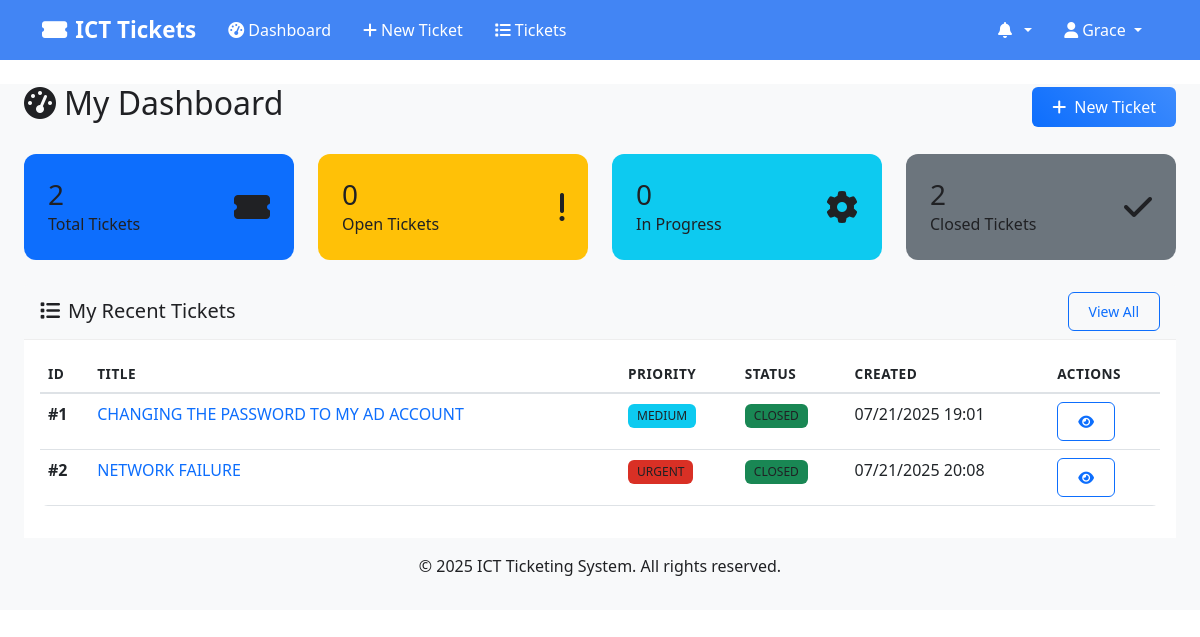
The app's page /dashboard (signed in) with its own data.
### models.py (models this page shows, shortened)
class User(UserMixin, db.Model):
    __tablename__ = 'users'
    id = db.Column(db.Integer, primary_key=True)
    username = db.Column(db.String(80), unique=True, nullable=False)
    email = db.Column(db.String(120), unique=True, nullable=False)
    phone = db.Column(db.String(20), nullable=True)
    password_hash = db.Column(db.String(256), nullable=False)
    first_name = db.Column(db.String(50), nullable=False)
    last_name = db.Column(db.String(50), nullable=False)
    role = db.Column(db.String(20), nullable=False)  # 'user', 'tech', 'admin'
    department_id = db.Column(db.Integer, db.ForeignKey('departments.id'), nullable=True)
    is_active = db.Column(db.Boolean, default=True)
    created_at = db.Column(db.DateTime, default=datetime.utcnow)
    updated_at = db.Column(db.DateTime, default=datetime.utcnow, onupdate=datetime.utcnow)
    department = db.relationship('Department', backref='users')
    created_tickets = db.relationship('Ticket', foreign_keys='Ticket.created_by_id', backref='creator')
    @property
    def full_name(self):
        return f"{self.first_name} {self.last_name}"

class Ticket(db.Model):
    __tablename__ = 'tickets'
    id = db.Column(db.Integer, primary_key=True)
    title = db.Column(db.String(200), nullable=False)
    description = db.Column(db.Text, nullable=False)
    priority = db.Column(db.String(10), nullable=False)  # 'URGENT', 'HIGH', 'MEDIUM', 'LOW'
    status = db.Column(db.String(20), default='OPEN')  # 'OPEN', 'IN_PROGRESS', 'RESOLVED', 'CLOSED'
    category = db.Column(db.String(50), nullable=True)
    location = db.Column(db.String(100), nullable=True)
    unit = db.Column(db.String(50), nullable=True)  # For SWA departments (USHR, LSHR)
    created_by_id = db.Column(db.Integer, db.ForeignKey('users.id'), nullable=False)
    assigned_to_ids = db.Column(db.Text, nullable=True)  # Store comma-separated IDs for multiple assignments
    created_at = db.Column(db.DateTime, default=datetime.utcnow)
    updated_at = db.Column(db.DateTime, default=datetime.utcnow, onupdate=datetime.utcnow)
    resolved_at = db.Column(db.DateTime, nullable=True)
    closed_at = db.Column(db.DateTime, nullable=True)
    due_date = db.Column(db.DateTime, nullable=True)
    comments = db.relationship('TicketComment', backref='ticket', cascade='all, delete-orphan')
    notifications = db.relationship('Notification', backref='ticket', cascade='all, delete-orphan')
    @property
    def priority_color(self):
        colors = {
            'URGENT': 'danger',
            'HIGH': 'warning',
            'MEDIUM': 'info',
            'LOW': 'success'
        }
        return colors.get(self.priority, 'secondary')
    @property
    def status_color(self):
        colors = {
            'OPEN': 'primary',
            'IN_PROGRESS': 'warning',
            'RESOLVED': 'info',
            'CLOSED': 'success'
        }
        return colors.get(self.status, 'secondary')

### routes.py (the view, shortened to what this page needs)
@app.route('/dashboard')
@login_required
def dashboard():
    stats = get_ticket_stats()
    if current_user.role == 'admin':
        recent_tickets = Ticket.query.order_by(Ticket.created_at.desc()).limit(5).all()
        unread_notifications = Notification.query.filter_by(user_id=current_user.id, is_read=False).count()
        return render_template('dashboard_admin.html',
                             stats=stats,
                             recent_tickets=recent_tickets,
                             unread_notifications=unread_notifications,
                             User=User, Ticket=Ticket, Department=Department)
    else:
        my_tickets = Ticket.query.filter_by(created_by_id=current_user.id).all()
        unread_notifications = Notification.query.filter_by(user_id=current_user.id, is_read=False).count()
        return render_template('dashboard_user.html',
                             my_tickets=my_tickets,
                             unread_notifications=unread_notifications)

### templates/dashboard_user.html (shortened to what this page needs)
{% extends "base.html" %}
{% block content %}
<div class="container-fluid">
    <div class="row">
        <div class="col-12">
            <div class="d-flex justify-content-between align-items-center mb-4">
                <h2><i class="fas fa-tachometer-alt me-2"></i>My Dashboard</h2>
                <a href="{{ url_for('create_ticket') }}" class="btn btn-primary">
                    <i class="fas fa-plus me-2"></i>New Ticket
                </a>
            </div>
        </div>
    </div>
    <div class="row mb-4">
        <div class="col-md-3">
            <div class="card dashboard-card-total h-100 text-white rounded-3 p-3">
                <div class="card-body">
                    <div class="d-flex align-items-center">
                        <div class="flex-grow-1">
                            <h3 class="mb-0">{{ my_tickets|length }}</h3>
                            <p class="mb-0">Total Tickets</p>
                        </div>
                        <i class="fas fa-ticket-alt fs-2"></i>
                    </div>
                </div>
            </div>
        </div>
        <div class="col-md-3">
            <div class="card dashboard-card-open h-100 text-white rounded-3 p-3">
                <div class="card-body">
                    <div class="d-flex align-items-center">
                        <div class="flex-grow-1">
                            <h3 class="mb-0">{{ my_tickets|selectattr('status', 'equalto', 'OPEN')|list|length }}</h3>
                            <p class="mb-0">Open Tickets</p>
                        </div>
                        <i class="fas fa-exclamation fs-2"></i>
                    </div>
                </div>
            </div>
        </div>
        <div class="col-md-3">
            <div class="card dashboard-card-inprogress h-100 text-white rounded-3 p-3">
                <div class="card-body">
                    <div class="d-flex align-items-center">
                        <div class="flex-grow-1">
                            <h3 class="mb-0">{{ my_tickets|selectattr('status', 'equalto', 'IN_PROGRESS')|list|length }}</h3>
                            <p class="mb-0">In Progress</p>
                        </div>
                        <i class="fas fa-cog fs-2"></i>
                    </div>
                </div>
            </div>
        </div>
        <div class="col-md-3">
            <div class="card dashboard-card-closed h-100 text-white rounded-3 p-3">
                <div class="card-body">
                    <div class="d-flex align-items-center">
                        <div class="flex-grow-1">
                            <h3 class="mb-0">{{ my_tickets|selectattr('status', 'equalto', 'CLOSED')|list|length }}</h3>
                            <p class="mb-0">Closed Tickets</p>
                        </div>
                        <i class="fas fa-check fs-2"></i>
                    </div>
                </div>
            </div>
        </div>
    </div>
    <div class="row">
        <div class="col-12">
            <div class="card">
                <div class="card-header d-flex justify-content-between align-items-center">
                    <h5 class="mb-0"><i class="fas fa-list me-2"></i>My Recent Tickets</h5>
                    <a href="{{ url_for('list_tickets') }}" class="btn btn-outline-primary btn-sm">View All</a>
                </div>
                <div class="card-body">
                    {% if my_tickets %}
                    <div class="table-responsive">
                        <table class="table table-hover">
                            <thead>
                                <tr>
                                    <th>ID</th>
                                    <th>Title</th>
                                    <th>Priority</th>
                                    <th>Status</th>
                                    <th>Created</th>
                                    <th>Actions</th>
                                </tr>
                            </thead>
                            <tbody>
                                {% for ticket in my_tickets[:10] %}
                                <tr>
                                    <td><strong>#{{ ticket.id }}</strong></td>
                                    <td>
                                        <a href="{{ url_for('view_ticket', ticket_id=ticket.id) }}" class="text-decoration-none">
                                            {{ ticket.title }}
                                        </a>
                                    </td>
                                    <td>
                                        <span class="badge bg-{{ ticket.priority_color }}">
                                            {{ ticket.priority }}
                                        </span>
                                    </td>
                                    <td>
                                        <span class="badge bg-{{ ticket.status_color }}">
                                            {{ ticket.status.replace('_', ' ') }}
                                        </span>
                                    </td>
                                    <td>{{ ticket.created_at.strftime('%m/%d/%Y %H:%M') }}</td>
                                    <td>
                                        <a href="{{ url_for('view_ticket', ticket_id=ticket.id) }}"
                                           class="btn btn-sm btn-outline-primary">
                                            <i class="fas fa-eye"></i>
                                        </a>
                                    </td>
                                </tr>
                                {% endfor %}
                            </tbody>
                        </table>
                    </div>
                    {% endif %}
                </div>
            </div>
        </div>
    </div>
</div>
{% endblock %}

### templates/base.html (shortened to what this page needs)
<!DOCTYPE html>
<html lang="en">
<head>
    <link href="https://cdn.jsdelivr.net/npm/bootstrap@5.3.0/dist/css/bootstrap.min.css" rel="stylesheet">
    <link href="https://cdnjs.cloudflare.com/ajax/libs/font-awesome/6.4.0/css/all.min.css" rel="stylesheet">
    <link href="{{ url_for('static', filename='css/style.css') }}" rel="stylesheet">
</head>
<body>
    <nav class="navbar navbar-expand-lg shadow-sm" style="background-color: #4285f4 !important;">
        <div class="container" style="background-color: #4285f4;">
            <a class="navbar-brand" href="{{ url_for('dashboard' if current_user.is_authenticated else 'index') }}" style="color: #ffffff !important; font-weight: 600;">
                <i class="fas fa-ticket-alt me-2"></i>ICT Tickets
            </a>
            {% if current_user.is_authenticated %}
            <div class="collapse navbar-collapse" id="navbarNav">
                <ul class="navbar-nav me-auto">
                    <li class="nav-item">
                        <a class="nav-link" href="{{ url_for('dashboard') }}" style="color: #ffffff !important; font-weight: 500;">
                            <i class="fas fa-tachometer-alt me-1"></i>Dashboard
                        </a>
                    </li>
                    {% if current_user.role in ['user', 'admin'] %}
                    <li class="nav-item">
                        <a class="nav-link" href="{{ url_for('create_ticket') }}" style="color: #ffffff !important; font-weight: 500;">
                            <i class="fas fa-plus me-1"></i>New Ticket
                        </a>
                    </li>
                    {% endif %}
                    <li class="nav-item">
                        <a class="nav-link" href="{{ url_for('list_tickets') }}" style="color: #ffffff !important; font-weight: 500;">
                            <i class="fas fa-list me-1"></i>Tickets
                        </a>
                    </li>
                </ul>
                <ul class="navbar-nav">
                    <li class="nav-item dropdown">
                        <a class="nav-link dropdown-toggle" href="#" role="button" data-bs-toggle="dropdown" style="color: #ffffff !important; font-weight: 500;">
                            <i class="fas fa-bell me-1"></i>
                            {% set unread_count = 0 %}
                            {% if current_user.notifications is defined and current_user.notifications %}
                                {% set unread_count = current_user.notifications|selectattr('is_read', 'equalto', False)|list|length %}
                            {% endif %}
                        </a>
                            {% set recent_notifications = [] %}
                            {% if current_user.notifications is defined and current_user.notifications %}
                                {% set recent_notifications = current_user.notifications[:5] %}
                            {% endif %}
                    </li>
                    <li class="nav-item dropdown">
                        <a class="nav-link dropdown-toggle" href="#" role="button" data-bs-toggle="dropdown" style="color: #ffffff !important; font-weight: 500;">
                            <i class="fas fa-user me-1"></i>{{ current_user.first_name }}
                        </a>
                    </li>
                </ul>
            </div>
            {% endif %}
        </div>
    </nav>
    <main class="container-fluid mt-4">
        {% block content %}{% endblock %}
    </main>
    <footer class="bg-light text-center text-muted py-3 mt-5">
        <div class="container">
            <p>&copy; 2025 ICT Ticketing System. All rights reserved.</p>
        </div>
    </footer>
</body>
</html>

### records on screen
User: first_name "Grace"
Ticket: id "1", title "CHANGING THE PASSWORD TO MY AD ACCOUNT", priority "MEDIUM", status.replace "CLOSED", created_at "07/21/2025 19:01"
Ticket: id "2", title "NETWORK FAILURE", priority "URGENT", status.replace "CLOSED", created_at "07/21/2025 20:08"

### other values on screen
{{ my_tickets|length }} "2"
{{ my_tickets|selectattr('status', 'equalto', 'OPEN')|list|length }} "0"
{{ my_tickets|selectattr('status', 'equalto', 'IN_PROGRESS')|list|length }} "0"
{{ my_tickets|selectattr('status', 'equalto', 'CLOSED')|list|length }} "2"
